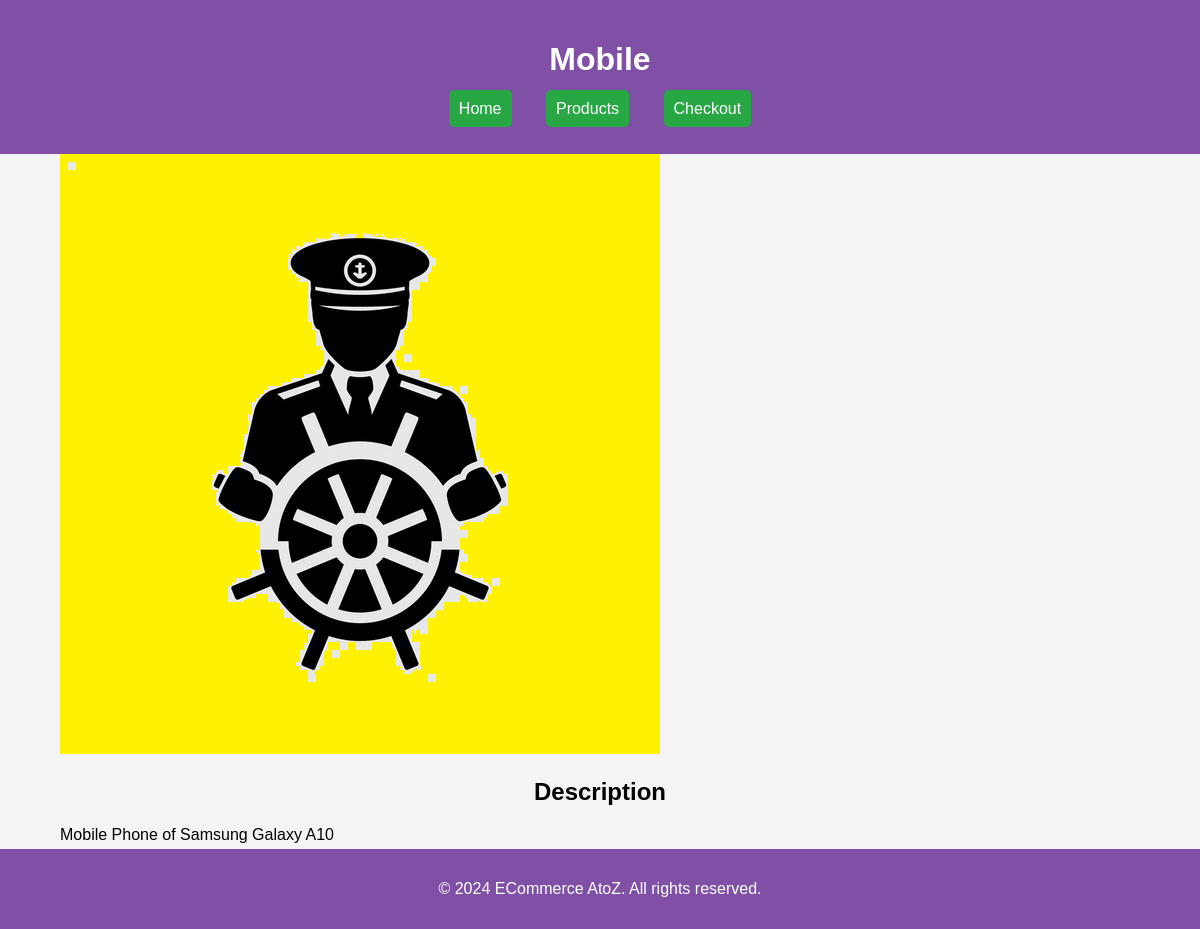
The page /products/1/ on the database its author committed.
### shop/models.py (models this page shows, shortened)
class Product(models.Model):
    name = models.CharField(max_length=100)
    description = models.TextField()
    price = models.DecimalField(max_digits=10, decimal_places=2)
    created_at = models.DateTimeField(auto_now_add=True)
    updated_at = models.DateTimeField(auto_now=True)
    category = models.ForeignKey(Category, on_delete=models.CASCADE, related_name='products')
    stock = models.PositiveIntegerField(default=0)
    is_active = models.BooleanField(default=True)
    is_featured = models.BooleanField(default=False)
    image = models.ImageField(upload_to='products/', null=True, blank=True)
    class Meta:
        ordering = ['name']
        verbose_name = 'Product'
        verbose_name_plural = 'Products'

### shop/views.py (the view)
# urls.py: path('products/<int:product_id>/', product_detail, name='product_detail'),
def product_detail(request, product_id):
    product = Product.objects.get(id=product_id)
    context = {
        'product': product,
        'current_year': datetime.now().year,
    }
    return render(request, 'pdp.html', context)

### shop/templates/pdp.html (shortened to what this page needs)
{% load static %}
<!DOCTYPE html>
<html lang="en">
<head>
    <link rel="stylesheet" href="{% static 'css/styles.css' %}">
</head>
<body>
    <header>
        <div class="container">
            <h1>{{ product.name }}</h1>
            <nav>
                <ul>
                    <li><a class="btn" href="{% url 'homepage' %}">Home</a></li>
                    <li><a class="btn" href="{% url 'product_listing' %}">Products</a></li>
                    <li><a class="btn" href="{% url 'checkout' %}">Checkout</a></li>
                </ul>
            </nav>
        </div>
    </header>
    <main>
        <div class="container">
            <div class="product-detail">
                <img src="{{ product.image.url }}" alt="{{ product.name }}" class="product-image" />
                <h2>Description</h2>
                <p>{{ product.description }}</p>
                <p class="product-price">Price: ${{ product.price }}</p>
                <form action="{% url 'checkout' %}" method="POST">
                    <button type="submit" class="btn">Add to Cart</button>
                </form>
            </div>
        </div>
    </main>
    <footer>
        <div class="container">
            <p>&copy; {{ current_year }} ECommerce AtoZ. All rights reserved.</p>
        </div>
    </footer>
</body>
</html>

### shop/static/css/styles.css (style rules this page uses)
body { font-family: Arial, sans-serif; margin: 0; padding: 0; background-color: #f4f4f4; }
.container { width: 90%; max-width: 1200px; margin: auto; }
header { background-color: #7f50a5; color: #fff; padding: 20px 0; }
header h1 { text-align: center; }
nav ul { list-style: none; padding: 0; text-align: center; }
nav ul li { display: inline; margin: 0 15px; }
nav ul li a { color: #fff; text-decoration: none; }
h2 { text-align: center; margin: 20px 0; }
.product-image { max-width: 100%; height: auto; }
.product-price { font-weight: bold; color: #333; }
.btn { background-color: #28a745; color: white; padding: 10px; border: none; border-radius: 5px; cursor: pointer; text-decoration: none; }
footer { background-color: #7f50a5; color: #fff; text-align: center; padding: 15px 0; position: fixed; bottom: 0; width: 100%; }

### rows shown on the page
Product: name "Mobile", image (picture), description "Mobile Phone of Samsung Galaxy A10"
